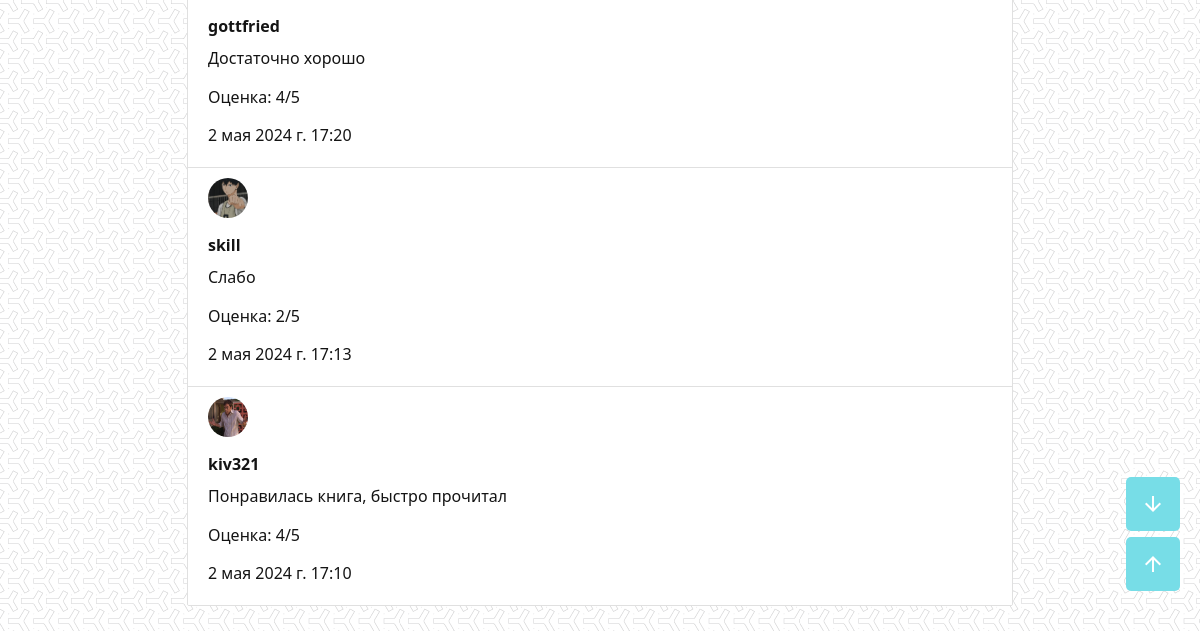
The page /book_detail/1/ (lower part) on the database as committed earlier.
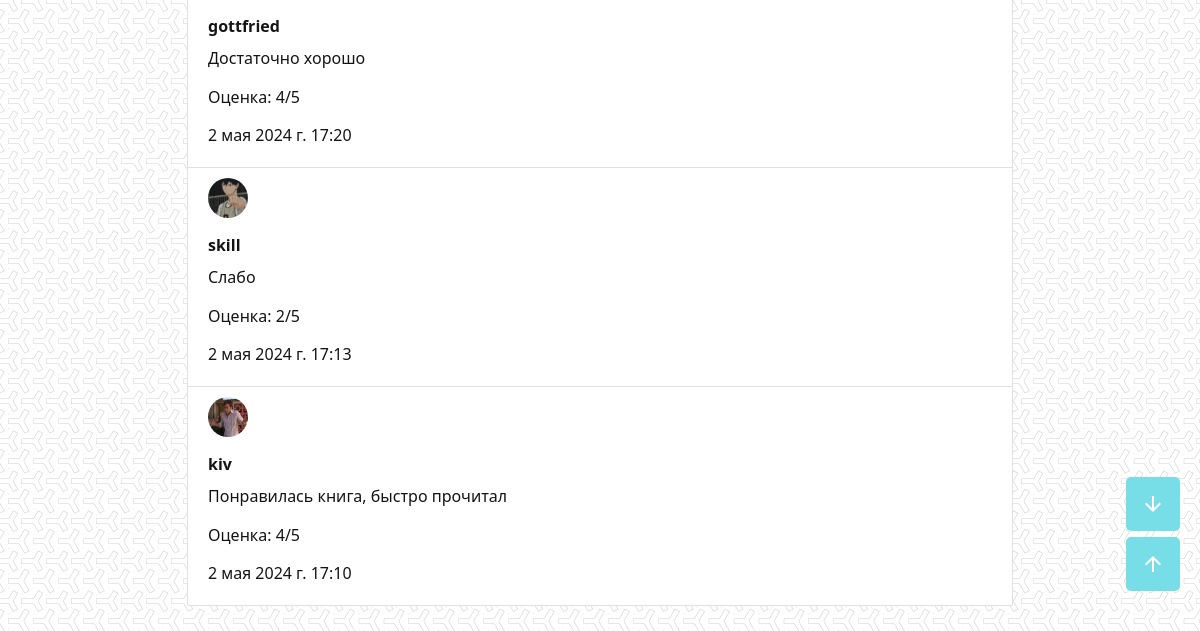
The same page on the database as committed later.
### shop_app/models.py (models this page shows, shortened)
class Review(models.Model):
    user = models.ForeignKey(User, on_delete=models.CASCADE)
    book = models.ForeignKey(Book, on_delete=models.CASCADE, related_name='reviews')
    text = models.TextField()
    rating = models.IntegerField(validators=[MinValueValidator(1), MaxValueValidator(5)])
    created_at = models.DateTimeField(auto_now_add=True)
    class Meta:
        ordering = ['-created_at']
        verbose_name = 'Отзыв'
        verbose_name_plural = 'Отзывы'

class UserProfile(models.Model):
    user = models.OneToOneField(User, on_delete=models.CASCADE)
    avatar = models.ImageField(upload_to='avatars/', null=True, blank=True)

### shop_app/views.py (the view)
# urls.py: path('book_detail/<int:book_id>/', book_detail, name='book_detail'),
def book_detail(request, book_id):
    book = get_object_or_404(Book, pk=book_id)
    average_rating = Review.objects.filter(book=book).aggregate(Avg('rating'))['rating__avg']
    if average_rating is None:
        average_rating = "-"
    else:
        average_rating = round(average_rating, 1)
    return render(request, 'book_detail.html', {'book': book, 'average_rating': average_rating})

### shop_app/context_processors.py (called while the page is built)
def cart_count(request):
    cart_count = 0
    if request.user.is_authenticated:
        try:
            cart = Cart.objects.get(user=request.user)
            cart_count = cart.books.count()
        except Cart.DoesNotExist:
            pass
    return {'cart_count': cart_count}

### shop_app/templates/book_detail.html (shortened to what this page needs)
{% extends "base.html" %}
{% block content %}
<div style="width: 70%; margin: 0 auto;">
  <ul class="collection">
    {% for review in book.reviews.all %}
    <li class="collection-item">
      {% if review.user.userprofile.avatar %}
      <img src="{{ review.user.userprofile.avatar.url }}" alt="Аватар пользователя" class="avatar" />
      {% endif %}
      <p class="review-author">{{ review.user.username }}</p>
      <p class="review-text">{{ review.text }}</p>
      <p class="review-rating">Оценка: {{ review.rating }}/5</p>
      <p>{{ review.created_at }}</p>
    </li>
    {% empty %}
    <li class="collection-item">Пока нет отзывов.</li>
    {% endfor %}
  </ul>
</div>
<button style="display: block;" id="scrollUpBtn" onclick="scrollToTop()"><i class="material-icons">arrow_upward</i></button>
<button style="display: block;" id="scrollDownBtn" onclick="scrollToBottom()"><i class="material-icons">arrow_downward</i></button>
{% endblock %}

Rows that differ between the two databases and show on the page:
changed through a linked row, Review "Понравилась книга, быстро прочитал": user.username "kiv321" → "kiv"
